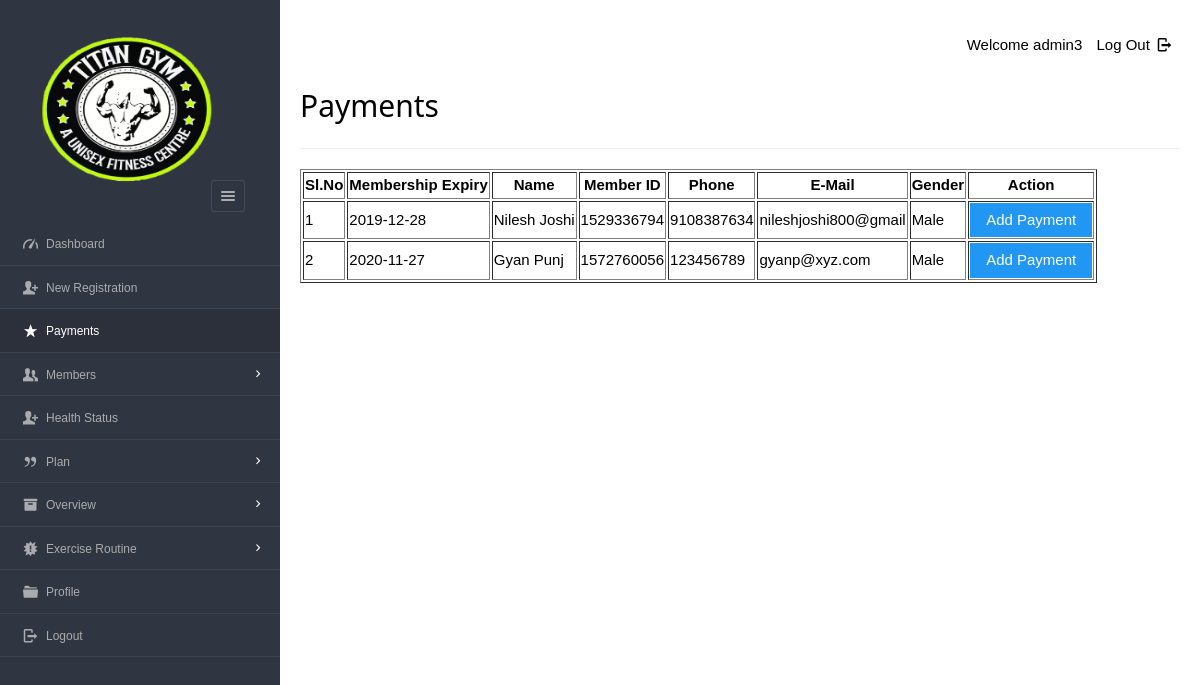
/dashboard/admin/payments.php (signed in), run on the app's committed database.
### tables this page shows
CREATE TABLE `users` (
  `userid` varchar(20) NOT NULL,
  `username` varchar(40) NOT NULL,
  `gender` varchar(8) NOT NULL,
  `mobile` varchar(20) NOT NULL,
  `email` varchar(20) NOT NULL,
  `dob` varchar(10) NOT NULL,
  `joining_date` varchar(10) NOT NULL
);

CREATE TABLE `enrolls_to` (
  `et_id` int(5) NOT NULL,
  `pid` varchar(8) NOT NULL,
  `uid` varchar(20) NOT NULL,
  `paid_date` varchar(15) DEFAULT NULL,
  `expire` varchar(15) DEFAULT NULL,
  `renewal` varchar(15) DEFAULT NULL
);

### dashboard/admin/payments.php (the view, shortened to what this page needs)
<?php
require '../../include/db_conn.php';
?>
<!DOCTYPE html>
<html lang="en">
<head>
    <link rel="stylesheet" href="../../css/style.css"  id="style-resource-5">
    <link rel="stylesheet" href="../../css/dashMain.css">
    <link rel="stylesheet" type="text/css" href="../../css/entypo.css">
    <link href="a1style.css" type="text/css" rel="stylesheet">
</head>
      <body class="page-body  page-fade" onload="collapseSidebar()">
    	<div class="page-container sidebar-collapsed" id="navbarcollapse">
		<div class="sidebar-menu">
			<header class="logo-env">
			<div class="logo">
				<a href="main.php">
					<img src="../../images/logo.png" alt="" width="192" height="80" />
				</a>
			</div>
					<div class="sidebar-collapse" onclick="collapseSidebar()">
				<a href="#" class="sidebar-collapse-icon with-animation">
					<i class="entypo-menu"></i>
				</a>
			</div>
			</header>
    		<?php include('nav.php'); ?>
    	</div>
    		<div class="main-content">
				<div class="row">
					<div class="col-md-6 col-sm-8 clearfix">
					</div>
					<div class="col-md-6 col-sm-4 clearfix hidden-xs">
						<ul class="list-inline links-list pull-right">
							<li>Welcome <?php echo $_SESSION['full_name']; ?>
							</li>
							<li>
								<a href="logout.php">
									Log Out <i class="entypo-logout right"></i>
								</a>
							</li>
						</ul>
					</div>
				</div>
		<h2>Payments</h2>
		<hr />
		<table class="table table-bordered datatable" id="table-1" border=1>
			<thead>
				<tr>
					<th>Sl.No</th>
					<th>Membership Expiry</th>
					<th>Name</th>
					<th>Member ID</th>
					<th>Phone</th>
					<th>E-Mail</th>
					<th>Gender</th>
					<th>Action</th>
				</tr>
			</thead>
				<tbody>
				<?php
					$query  = "select * from enrolls_to where renewal='yes' ORDER BY expire";
					$result = mysqli_query($con, $query);
					$sno    = 1;
					if (mysqli_affected_rows($con) != 0) {
					    while ($row = mysqli_fetch_array($result, MYSQLI_ASSOC)) {
					        $uid   = $row['uid'];
					        $planid=$row['pid'];
					        $query1  = "select * from users WHERE userid='$uid'";
					        $result1 = mysqli_query($con, $query1);
					        if (mysqli_affected_rows($con) == 1) {
					            while ($row1 = mysqli_fetch_array($result1, MYSQLI_ASSOC)) {
					                 echo "<tr><td>".$sno."</td>";
					                echo "<td>" . $row['expire'] . "</td>";
					                echo "<td>" . $row1['username'] . "</td>";
					                echo "<td>" . $row1['userid'] . "</td>";
					                echo "<td>" . $row1['mobile'] . "</td>";
					                echo "<td>" . $row1['email'] . "</td>";
					                echo "<td>" . $row1['gender'] . "</td>";
					                $sno++;
					                echo "<td><form action='make_payments.php' method='post'><input type='hidden' name='userID' value='" . $uid . "'/>
					                <input type='hidden' name='planID' value='" . $planid . "'/><input type='submit' class='a1-btn a1-blue' value='Add Payment ' class='btn btn-info'/></form></td></tr>";
					                $uid = 0;
					            }
					        }
					    }
					}
					?>
				</tbody>
		</table>
    	</div>
    </body>
</html>

### css/style.css (style rules this page uses)
html { font-size: 62.5%; font-family: sans-serif; }
div { display: block; }
body { font-family: "Noto Sans", sans-serif, "Helvetica Neue", Helvetica, Arial, sans-serif; font-size: 12px; line-height: 1.428571429; display: block; margin: 0; }
*, *:before, *:after { box-sizing: border-box; }
a { text-decoration: none; background: transparent; }
img { vertical-align: middle; }
img { border: 0; }
.logo img { width: 220px; height: 200px; }
input, button, select, textarea { font-family: inherit; font-size: inherit; line-height: inherit; }
button, input { line-height: normal; }
button, input, select, textarea { font-family: inherit; font-size: 100%; margin: 0; }
input { background-color: white; cursor: text; padding: 1px; border-width: 2px; border-style: inset; border-color: initial; border-image: initial; }
input, textarea, select, button { text-rendering: auto; color: initial; letter-spacing: normal; word-spacing: normal; text-transform: none; text-indent: 0px; text-shadow: none; display: inline-block; text-align: start; margin: 0em; font: 400 13.3333px Arial; }
button, html input[type="button"], input[type="reset"], input[type="submit"] { cursor: pointer; }
a { color: #373e4a; text-decoration: none; }
a { background: transparent; }
a { color: #373e4a; }
.page-container { position: relative; padding-left: 280px; }
.page-container .sidebar-menu { position: absolute; width: 280px; top: 0; left: 0; bottom: 0; background: #303641; color: #aaabae; z-index: 1; min-height: 796px; box-sizing: border-box; }
.page-container .sidebar-menu .logo-env { width: 100%; padding: 35px; padding-bottom: 10px; box-sizing: border-box; }
.page-container .sidebar-menu .logo-env:before, .page-container .sidebar-menu .logo-env:after { content: " "; display: table; }
.page-container .sidebar-menu .logo-env > div { display: block; vertical-align: middle; white-space: nowrap; float: left; }
.page-container .sidebar-menu .logo-env > div > a { display: inline-block; color: #aaabae; }
.page-container .sidebar-menu .logo-env > div.sidebar-collapse, .page-container .sidebar-menu .logo-env > div.sidebar-mobile-menu { position: relative; float: right; }
.page-container .sidebar-menu .logo-env > div.sidebar-collapse a, .page-container .sidebar-menu .logo-env > div.sidebar-mobile-menu a { display: inline-block; border: 1px solid #454a54; text-align: center; padding: 0; line-height: 1; font-size: 20px; font-weight: 300; padding: 5px 2px; background-clip: padding-box; border-radius: 3px; transition: all 200ms ease-in-out; }
.page-container .sidebar-menu .logo-env .logo img { width: 180px; height: 150px; }
.page-container .sidebar-menu .logo-env:after { clear: both; }
ul, ol { margin-top: 0; margin-bottom: 8.5px; }
ul, menu, dir { display: block; list-style-type: disc; }
li { display: list-item; }
i, cite, em, var, address, dfn { font-style: italic; }

### css/entypo.css (style rules this page uses)
[class^="entypo-"]:before, [class*=" entypo-"]:before { font-family: "entypo"; font-style: normal; font-weight: normal; speak: none; display: inline-block; text-decoration: inherit; width: 1em; margin-right: .2em; text-align: center; font-variant: normal; text-transform: none; line-height: 1em; margin-left: .2em; }
.entypo-menu:before { content: '\e811'; }
.entypo-logout:before { content: '\e85d'; }

### data on the page
enrolls_to: expire "2019-12-28"
users: username "Nilesh Joshi", userid "1529336794", mobile "9108387634", email "nileshjoshi800@gmail", gender "Male"
enrolls_to: expire "2020-11-27"
users: username "Gyan Punj", userid "1572760056", mobile "123456789", email "gyanp@xyz.com", gender "Male"

### other printed values
$_SESSION['full_name'] "admin3"
